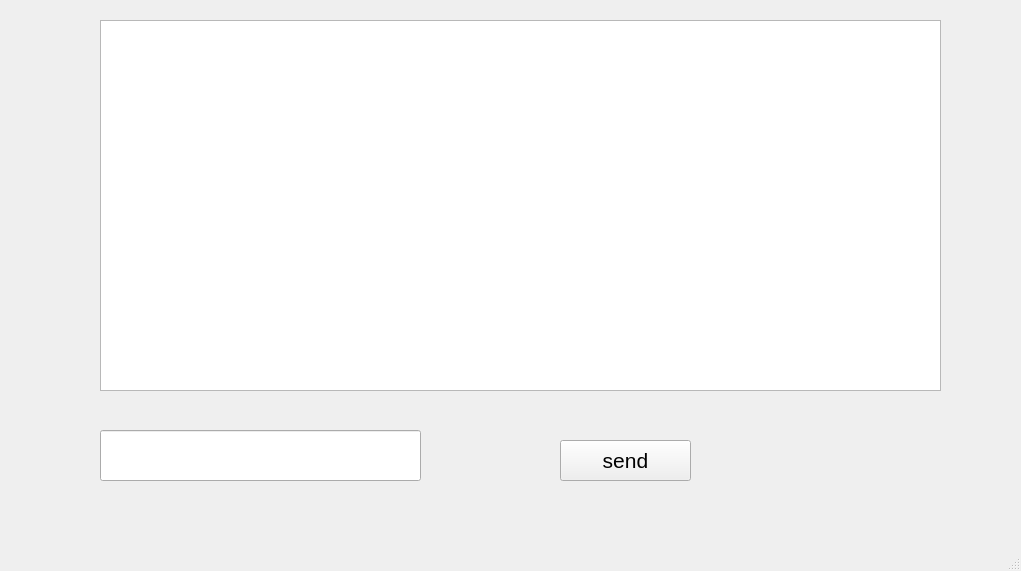
<?xml version="1.0" encoding="UTF-8"?>
<ui version="4.0">
 <class>MainWindow</class>
 <widget class="QMainWindow" name="MainWindow">
  <property name="geometry">
   <rect>
    <x>0</x>
    <y>0</y>
    <width>1021</width>
    <height>571</height>
   </rect>
  </property>
  <property name="windowTitle">
   <string>MainWindow</string>
  </property>
  <widget class="QWidget" name="centralwidget">
   <widget class="QTextEdit" name="clientscreen">
    <property name="geometry">
     <rect>
      <x>100</x>
      <y>20</y>
      <width>841</width>
      <height>371</height>
     </rect>
    </property>
    <property name="font">
     <font>
      <pointsize>14</pointsize>
      <bold>true</bold>
     </font>
    </property>
   </widget>
   <widget class="QLineEdit" name="msgbox">
    <property name="geometry">
     <rect>
      <x>100</x>
      <y>430</y>
      <width>321</width>
      <height>51</height>
     </rect>
    </property>
    <property name="font">
     <font>
      <pointsize>14</pointsize>
     </font>
    </property>
   </widget>
   <widget class="QPushButton" name="sendbutton">
    <property name="geometry">
     <rect>
      <x>560</x>
      <y>440</y>
      <width>131</width>
      <height>41</height>
     </rect>
    </property>
    <property name="font">
     <font>
      <pointsize>16</pointsize>
     </font>
    </property>
    <property name="text">
     <string>send</string>
    </property>
   </widget>
  </widget>
  <widget class="QMenuBar" name="menubar">
   <property name="geometry">
    <rect>
     <x>0</x>
     <y>0</y>
     <width>1021</width>
     <height>21</height>
    </rect>
   </property>
  </widget>
  <widget class="QStatusBar" name="statusbar"/>
 </widget>
 <resources/>
 <connections/>
</ui>
